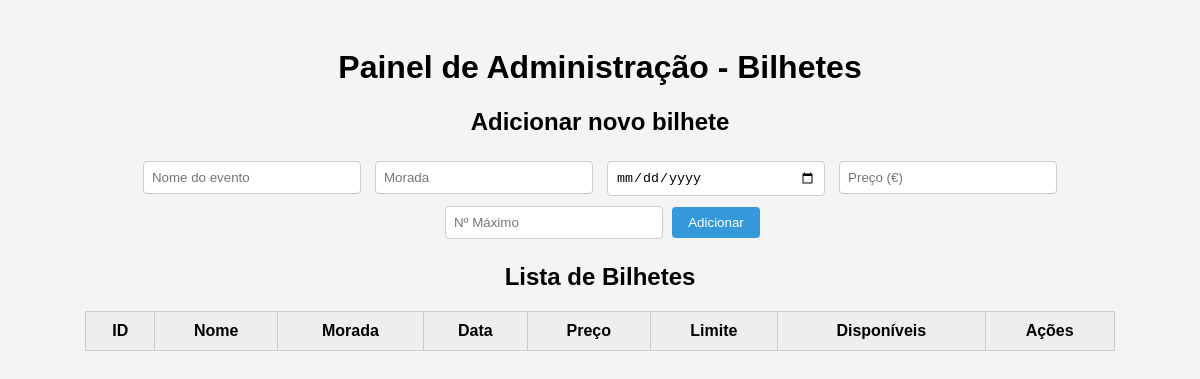
Before: /WebSite/php_scripts/admin_bilhetes.php with the older database file.
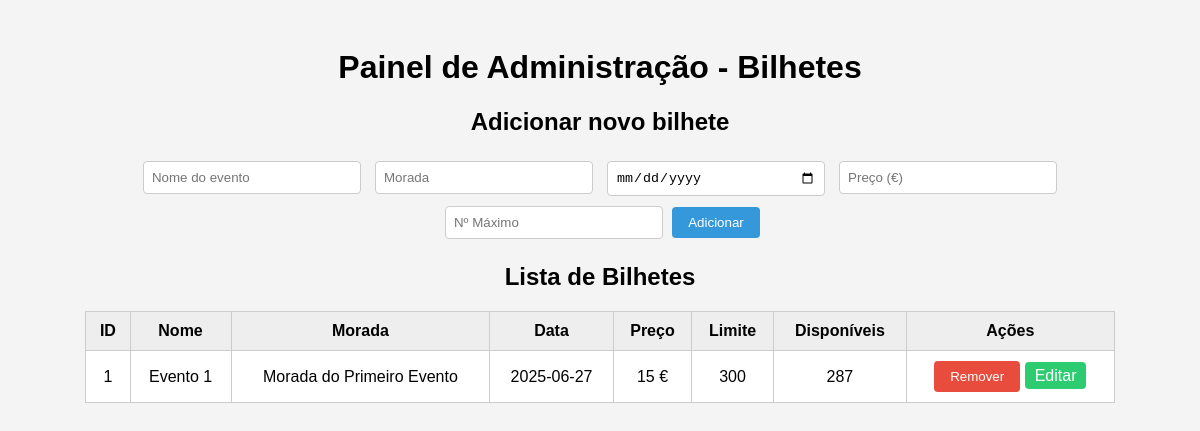
After: the same page with the newer database file.
### tables this page shows
CREATE TABLE lista_bilhetes (
        id INTEGER PRIMARY KEY AUTOINCREMENT,
        nome TEXT NOT NULL,
        morada TEXT NOT NULL,
        dia TEXT NOT NULL,
        preco REAL NOT NULL,
        limite INTEGER,
        disponiveis INTEGER
    );

### WebSite/php_scripts/admin_bilhetes.php (the view, shortened to what this page needs)
<?php
$db = new SQLite3('../../DataBase/venda_bilhetes.db');
$result = $db->query("SELECT * FROM lista_bilhetes");
$bilhetes = [];
while ($row = $result->fetchArray(SQLITE3_ASSOC)) {
    $bilhetes[] = $row;
}
?>
<!DOCTYPE html>
<html lang="pt">
<head>
</head>
<body>
<h1>Painel de Administração - Bilhetes</h1>
<h2>Adicionar novo bilhete</h2>
<form method="POST">
    <input type="text" name="nome" placeholder="Nome do evento" required>
    <input type="text" name="morada" placeholder="Morada" required>
    <input type="date" name="dia" required>
    <input type="number" name="preco" placeholder="Preço (€)" required>
    <input type="number" name="limite" placeholder="Nº Máximo" required>
    <button class="add" type="submit" name="adicionar">Adicionar</button>
</form>
<h2>Lista de Bilhetes</h2>
<table>
    <tr>
        <th>ID</th>
        <th>Nome</th>
        <th>Morada</th>
        <th>Data</th>
        <th>Preço</th>
        <th>Limite</th>
        <th>Disponíveis</th>
        <th>Ações</th>
    </tr>
    <?php foreach ($bilhetes as $bilhete): ?>
    <tr>
        <td><?= $bilhete['id'] ?></td>
        <td><?= htmlspecialchars($bilhete['nome']) ?></td>
        <td><?= htmlspecialchars($bilhete['morada']) ?></td>
        <td><?= $bilhete['dia'] ?></td>
        <td><?= $bilhete['preco'] ?> €</td>
        <td><?= $bilhete['limite'] ?></td>
        <td><?= $bilhete['disponiveis'] ?></td>
        <td>
            <form method="POST" style="display:inline;" onsubmit="return confirm('Remover este bilhete?');">
                <button class="remove" type="submit">Remover</button>
            </form>
            <a href="admin_editar_bilhete.php?id=<?= $bilhete['id'] ?>">Editar</a>
        </td>
    </tr>
    <?php endforeach; ?>
</table>
</body>
</html>

Changed rows visible on the page:
added lista_bilhetes: id "1", nome "Evento 1", morada "Morada do Primeiro Evento", dia "2025-06-27", preco "15", limite "300", disponiveis "287"
